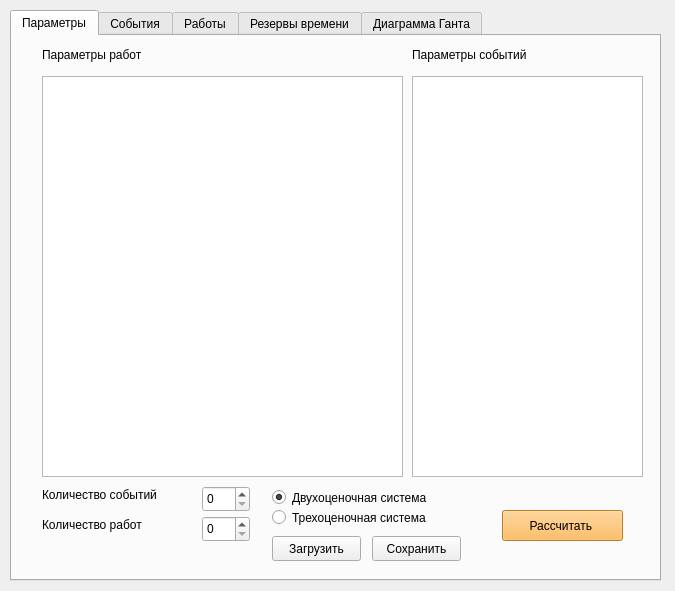
<?xml version="1.0" encoding="UTF-8"?>
<ui version="4.0">
 <class>Form</class>
 <widget class="QWidget" name="Form">
  <property name="geometry">
   <rect>
    <x>0</x>
    <y>0</y>
    <width>675</width>
    <height>591</height>
   </rect>
  </property>
  <property name="windowTitle">
   <string>Расчет параметров ТПП</string>
  </property>
  <widget class="QTabWidget" name="tabWidget">
   <property name="enabled">
    <bool>true</bool>
   </property>
   <property name="geometry">
    <rect>
     <x>10</x>
     <y>10</y>
     <width>651</width>
     <height>571</height>
    </rect>
   </property>
   <property name="currentIndex">
    <number>0</number>
   </property>
   <widget class="QWidget" name="tab">
    <property name="enabled">
     <bool>true</bool>
    </property>
    <attribute name="title">
     <string>Параметры</string>
    </attribute>
    <widget class="QRadioButton" name="mark2SysRadio">
     <property name="geometry">
      <rect>
       <x>260</x>
       <y>450</y>
       <width>191</width>
       <height>23</height>
      </rect>
     </property>
     <property name="text">
      <string>Двухоценочная система</string>
     </property>
     <property name="checked">
      <bool>true</bool>
     </property>
    </widget>
    <widget class="QLabel" name="label">
     <property name="geometry">
      <rect>
       <x>30</x>
       <y>450</y>
       <width>151</width>
       <height>17</height>
      </rect>
     </property>
     <property name="text">
      <string>Количество событий</string>
     </property>
    </widget>
    <widget class="QLabel" name="label_3">
     <property name="geometry">
      <rect>
       <x>30</x>
       <y>10</y>
       <width>131</width>
       <height>17</height>
      </rect>
     </property>
     <property name="text">
      <string>Параметры работ</string>
     </property>
    </widget>
    <widget class="QRadioButton" name="mark3SysRadio">
     <property name="geometry">
      <rect>
       <x>260</x>
       <y>470</y>
       <width>191</width>
       <height>23</height>
      </rect>
     </property>
     <property name="text">
      <string>Трехоценочная система</string>
     </property>
    </widget>
    <widget class="QSpinBox" name="eventsQuantitySpinBox">
     <property name="geometry">
      <rect>
       <x>190</x>
       <y>450</y>
       <width>48</width>
       <height>26</height>
      </rect>
     </property>
    </widget>
    <widget class="QLabel" name="label_2">
     <property name="geometry">
      <rect>
       <x>30</x>
       <y>480</y>
       <width>131</width>
       <height>17</height>
      </rect>
     </property>
     <property name="text">
      <string>Количество работ</string>
     </property>
    </widget>
    <widget class="QSpinBox" name="tasksQuantitySpinBox">
     <property name="geometry">
      <rect>
       <x>190</x>
       <y>480</y>
       <width>48</width>
       <height>26</height>
      </rect>
     </property>
    </widget>
    <widget class="QLabel" name="label_4">
     <property name="geometry">
      <rect>
       <x>400</x>
       <y>10</y>
       <width>151</width>
       <height>17</height>
      </rect>
     </property>
     <property name="text">
      <string>Параметры событий</string>
     </property>
    </widget>
    <widget class="QPushButton" name="startCalcButton">
     <property name="geometry">
      <rect>
       <x>490</x>
       <y>474</y>
       <width>121</width>
       <height>31</height>
      </rect>
     </property>
     <property name="palette">
      <palette>
       <active>
        <colorrole role="WindowText">
         <brush brushstyle="SolidPattern">
          <color alpha="255">
           <red>0</red>
           <green>0</green>
           <blue>0</blue>
          </color>
         </brush>
        </colorrole>
        <colorrole role="Button">
         <brush brushstyle="SolidPattern">
          <color alpha="255">
           <red>252</red>
           <green>175</green>
           <blue>62</blue>
          </color>
         </brush>
        </colorrole>
        <colorrole role="Light">
         <brush brushstyle="SolidPattern">
          <color alpha="255">
           <red>255</red>
           <green>227</green>
           <blue>186</blue>
          </color>
         </brush>
        </colorrole>
        <colorrole role="Midlight">
         <brush brushstyle="SolidPattern">
          <color alpha="255">
           <red>253</red>
           <green>201</green>
           <blue>124</blue>
          </color>
         </brush>
        </colorrole>
        <colorrole role="Dark">
         <brush brushstyle="SolidPattern">
          <color alpha="255">
           <red>126</red>
           <green>87</green>
           <blue>31</blue>
          </color>
         </brush>
        </colorrole>
        <colorrole role="Mid">
         <brush brushstyle="SolidPattern">
          <color alpha="255">
           <red>168</red>
           <green>117</green>
           <blue>41</blue>
          </color>
         </brush>
        </colorrole>
        <colorrole role="Text">
         <brush brushstyle="SolidPattern">
          <color alpha="255">
           <red>0</red>
           <green>0</green>
           <blue>0</blue>
          </color>
         </brush>
        </colorrole>
        <colorrole role="BrightText">
         <brush brushstyle="SolidPattern">
          <color alpha="255">
           <red>255</red>
           <green>255</green>
           <blue>255</blue>
          </color>
         </brush>
        </colorrole>
        <colorrole role="ButtonText">
         <brush brushstyle="SolidPattern">
          <color alpha="255">
           <red>0</red>
           <green>0</green>
           <blue>0</blue>
          </color>
         </brush>
        </colorrole>
        <colorrole role="Base">
         <brush brushstyle="SolidPattern">
          <color alpha="255">
           <red>255</red>
           <green>255</green>
           <blue>255</blue>
          </color>
         </brush>
        </colorrole>
        <colorrole role="Window">
         <brush brushstyle="SolidPattern">
          <color alpha="255">
           <red>252</red>
           <green>175</green>
           <blue>62</blue>
          </color>
         </brush>
        </colorrole>
        <colorrole role="Shadow">
         <brush brushstyle="SolidPattern">
          <color alpha="255">
           <red>0</red>
           <green>0</green>
           <blue>0</blue>
          </color>
         </brush>
        </colorrole>
        <colorrole role="AlternateBase">
         <brush brushstyle="SolidPattern">
          <color alpha="255">
           <red>253</red>
           <green>215</green>
           <blue>158</blue>
          </color>
         </brush>
        </colorrole>
        <colorrole role="ToolTipBase">
         <brush brushstyle="SolidPattern">
          <color alpha="255">
           <red>255</red>
           <green>255</green>
           <blue>220</blue>
          </color>
         </brush>
        </colorrole>
        <colorrole role="ToolTipText">
         <brush brushstyle="SolidPattern">
          <color alpha="255">
           <red>0</red>
           <green>0</green>
           <blue>0</blue>
          </color>
         </brush>
        </colorrole>
        <colorrole role="PlaceholderText">
         <brush brushstyle="SolidPattern">
          <color alpha="128">
           <red>0</red>
           <green>0</green>
           <blue>0</blue>
          </color>
         </brush>
        </colorrole>
       </active>
       <inactive>
        <colorrole role="WindowText">
         <brush brushstyle="SolidPattern">
          <color alpha="255">
           <red>0</red>
           <green>0</green>
           <blue>0</blue>
          </color>
         </brush>
        </colorrole>
        <colorrole role="Button">
         <brush brushstyle="SolidPattern">
          <color alpha="255">
           <red>252</red>
           <green>175</green>
           <blue>62</blue>
          </color>
         </brush>
        </colorrole>
        <colorrole role="Light">
         <brush brushstyle="SolidPattern">
          <color alpha="255">
           <red>255</red>
           <green>227</green>
           <blue>186</blue>
          </color>
         </brush>
        </colorrole>
        <colorrole role="Midlight">
         <brush brushstyle="SolidPattern">
          <color alpha="255">
           <red>253</red>
           <green>201</green>
           <blue>124</blue>
          </color>
         </brush>
        </colorrole>
        <colorrole role="Dark">
         <brush brushstyle="SolidPattern">
          <color alpha="255">
           <red>126</red>
           <green>87</green>
           <blue>31</blue>
          </color>
         </brush>
        </colorrole>
        <colorrole role="Mid">
         <brush brushstyle="SolidPattern">
          <color alpha="255">
           <red>168</red>
           <green>117</green>
           <blue>41</blue>
          </color>
         </brush>
        </colorrole>
        <colorrole role="Text">
         <brush brushstyle="SolidPattern">
          <color alpha="255">
           <red>0</red>
           <green>0</green>
           <blue>0</blue>
          </color>
         </brush>
        </colorrole>
        <colorrole role="BrightText">
         <brush brushstyle="SolidPattern">
          <color alpha="255">
           <red>255</red>
           <green>255</green>
           <blue>255</blue>
          </color>
         </brush>
        </colorrole>
        <colorrole role="ButtonText">
         <brush brushstyle="SolidPattern">
          <color alpha="255">
           <red>0</red>
           <green>0</green>
           <blue>0</blue>
          </color>
         </brush>
        </colorrole>
        <colorrole role="Base">
         <brush brushstyle="SolidPattern">
          <color alpha="255">
           <red>255</red>
           <green>255</green>
           <blue>255</blue>
          </color>
         </brush>
        </colorrole>
        <colorrole role="Window">
         <brush brushstyle="SolidPattern">
          <color alpha="255">
           <red>252</red>
           <green>175</green>
           <blue>62</blue>
          </color>
         </brush>
        </colorrole>
        <colorrole role="Shadow">
         <brush brushstyle="SolidPattern">
          <color alpha="255">
           <red>0</red>
           <green>0</green>
           <blue>0</blue>
          </color>
         </brush>
        </colorrole>
        <colorrole role="AlternateBase">
         <brush brushstyle="SolidPattern">
          <color alpha="255">
           <red>253</red>
           <green>215</green>
           <blue>158</blue>
          </color>
         </brush>
        </colorrole>
        <colorrole role="ToolTipBase">
         <brush brushstyle="SolidPattern">
          <color alpha="255">
           <red>255</red>
           <green>255</green>
           <blue>220</blue>
          </color>
         </brush>
        </colorrole>
        <colorrole role="ToolTipText">
         <brush brushstyle="SolidPattern">
          <color alpha="255">
           <red>0</red>
           <green>0</green>
           <blue>0</blue>
          </color>
         </brush>
        </colorrole>
        <colorrole role="PlaceholderText">
         <brush brushstyle="SolidPattern">
          <color alpha="128">
           <red>0</red>
           <green>0</green>
           <blue>0</blue>
          </color>
         </brush>
        </colorrole>
       </inactive>
       <disabled>
        <colorrole role="WindowText">
         <brush brushstyle="SolidPattern">
          <color alpha="255">
           <red>126</red>
           <green>87</green>
           <blue>31</blue>
          </color>
         </brush>
        </colorrole>
        <colorrole role="Button">
         <brush brushstyle="SolidPattern">
          <color alpha="255">
           <red>252</red>
           <green>175</green>
           <blue>62</blue>
          </color>
         </brush>
        </colorrole>
        <colorrole role="Light">
         <brush brushstyle="SolidPattern">
          <color alpha="255">
           <red>255</red>
           <green>227</green>
           <blue>186</blue>
          </color>
         </brush>
        </colorrole>
        <colorrole role="Midlight">
         <brush brushstyle="SolidPattern">
          <color alpha="255">
           <red>253</red>
           <green>201</green>
           <blue>124</blue>
          </color>
         </brush>
        </colorrole>
        <colorrole role="Dark">
         <brush brushstyle="SolidPattern">
          <color alpha="255">
           <red>126</red>
           <green>87</green>
           <blue>31</blue>
          </color>
         </brush>
        </colorrole>
        <colorrole role="Mid">
         <brush brushstyle="SolidPattern">
          <color alpha="255">
           <red>168</red>
           <green>117</green>
           <blue>41</blue>
          </color>
         </brush>
        </colorrole>
        <colorrole role="Text">
         <brush brushstyle="SolidPattern">
          <color alpha="255">
           <red>126</red>
           <green>87</green>
           <blue>31</blue>
          </color>
         </brush>
        </colorrole>
        <colorrole role="BrightText">
         <brush brushstyle="SolidPattern">
          <color alpha="255">
           <red>255</red>
           <green>255</green>
           <blue>255</blue>
          </color>
         </brush>
        </colorrole>
        <colorrole role="ButtonText">
         <brush brushstyle="SolidPattern">
          <color alpha="255">
           <red>126</red>
           <green>87</green>
           <blue>31</blue>
          </color>
         </brush>
        </colorrole>
        <colorrole role="Base">
         <brush brushstyle="SolidPattern">
          <color alpha="255">
           <red>252</red>
           <green>175</green>
           <blue>62</blue>
          </color>
         </brush>
        </colorrole>
        <colorrole role="Window">
         <brush brushstyle="SolidPattern">
          <color alpha="255">
           <red>252</red>
           <green>175</green>
           <blue>62</blue>
          </color>
         </brush>
        </colorrole>
        <colorrole role="Shadow">
         <brush brushstyle="SolidPattern">
          <color alpha="255">
           <red>0</red>
           <green>0</green>
           <blue>0</blue>
          </color>
         </brush>
        </colorrole>
        <colorrole role="AlternateBase">
         <brush brushstyle="SolidPattern">
          <color alpha="255">
           <red>252</red>
           <green>175</green>
           <blue>62</blue>
          </color>
         </brush>
        </colorrole>
        <colorrole role="ToolTipBase">
         <brush brushstyle="SolidPattern">
          <color alpha="255">
           <red>255</red>
           <green>255</green>
           <blue>220</blue>
          </color>
         </brush>
        </colorrole>
        <colorrole role="ToolTipText">
         <brush brushstyle="SolidPattern">
          <color alpha="255">
           <red>0</red>
           <green>0</green>
           <blue>0</blue>
          </color>
         </brush>
        </colorrole>
        <colorrole role="PlaceholderText">
         <brush brushstyle="SolidPattern">
          <color alpha="128">
           <red>0</red>
           <green>0</green>
           <blue>0</blue>
          </color>
         </brush>
        </colorrole>
       </disabled>
      </palette>
     </property>
     <property name="text">
      <string>Рассчитать </string>
     </property>
    </widget>
    <widget class="QPushButton" name="loadFromFileButton">
     <property name="geometry">
      <rect>
       <x>260</x>
       <y>500</y>
       <width>89</width>
       <height>25</height>
      </rect>
     </property>
     <property name="text">
      <string>Загрузить</string>
     </property>
    </widget>
    <widget class="QPushButton" name="saveToFileButton">
     <property name="geometry">
      <rect>
       <x>360</x>
       <y>500</y>
       <width>89</width>
       <height>25</height>
      </rect>
     </property>
     <property name="text">
      <string>Сохранить</string>
     </property>
    </widget>
    <widget class="QTableView" name="tasksParamsTable">
     <property name="geometry">
      <rect>
       <x>30</x>
       <y>40</y>
       <width>361</width>
       <height>401</height>
      </rect>
     </property>
    </widget>
    <widget class="QTableView" name="eventsParamsTable">
     <property name="geometry">
      <rect>
       <x>400</x>
       <y>40</y>
       <width>231</width>
       <height>401</height>
      </rect>
     </property>
    </widget>
   </widget>
   <widget class="QWidget" name="tab_2">
    <property name="enabled">
     <bool>false</bool>
    </property>
    <attribute name="title">
     <string>События</string>
    </attribute>
    <widget class="QLabel" name="label_5">
     <property name="geometry">
      <rect>
       <x>20</x>
       <y>10</y>
       <width>151</width>
       <height>17</height>
      </rect>
     </property>
     <property name="text">
      <string>Параметры событий</string>
     </property>
    </widget>
    <widget class="QTableView" name="eventsResultsTable">
     <property name="geometry">
      <rect>
       <x>20</x>
       <y>40</y>
       <width>601</width>
       <height>481</height>
      </rect>
     </property>
    </widget>
   </widget>
   <widget class="QWidget" name="tab_3">
    <property name="enabled">
     <bool>false</bool>
    </property>
    <attribute name="title">
     <string>Работы</string>
    </attribute>
    <widget class="QLabel" name="label_6">
     <property name="geometry">
      <rect>
       <x>20</x>
       <y>10</y>
       <width>151</width>
       <height>17</height>
      </rect>
     </property>
     <property name="text">
      <string>Параметры работ</string>
     </property>
    </widget>
    <widget class="QTableView" name="tasksResultsTable">
     <property name="geometry">
      <rect>
       <x>20</x>
       <y>40</y>
       <width>601</width>
       <height>481</height>
      </rect>
     </property>
    </widget>
   </widget>
   <widget class="QWidget" name="tab_4">
    <property name="enabled">
     <bool>false</bool>
    </property>
    <attribute name="title">
     <string>Резервы времени</string>
    </attribute>
    <widget class="QTableView" name="timeReservesTable">
     <property name="geometry">
      <rect>
       <x>20</x>
       <y>40</y>
       <width>601</width>
       <height>481</height>
      </rect>
     </property>
    </widget>
    <widget class="QLabel" name="label_7">
     <property name="geometry">
      <rect>
       <x>20</x>
       <y>10</y>
       <width>191</width>
       <height>17</height>
      </rect>
     </property>
     <property name="text">
      <string>Полные резервы времени</string>
     </property>
    </widget>
   </widget>
   <widget class="QWidget" name="ganttTab">
    <property name="enabled">
     <bool>false</bool>
    </property>
    <attribute name="title">
     <string>Диаграмма Ганта</string>
    </attribute>
    <widget class="QLabel" name="imgLabel">
     <property name="geometry">
      <rect>
       <x>10</x>
       <y>20</y>
       <width>112</width>
       <height>17</height>
      </rect>
     </property>
     <property name="text">
      <string>Нет диаграммы</string>
     </property>
    </widget>
   </widget>
  </widget>
 </widget>
 <resources/>
 <connections/>
</ui>
